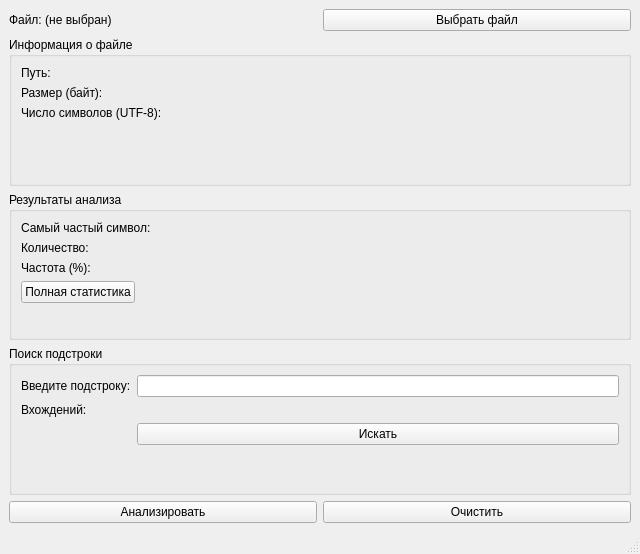
<?xml version="1.0" encoding="UTF-8"?>
<ui version="4.0">
 <class>MainWindow</class>
 <widget class="QMainWindow" name="MainWindow">
  <property name="geometry">
   <rect>
    <x>0</x>
    <y>0</y>
    <width>640</width>
    <height>554</height>
   </rect>
  </property>
  <property name="windowTitle">
   <string>Char Frequency Analyzer</string>
  </property>
  <widget class="QWidget" name="centralwidget">
   <layout class="QVBoxLayout" name="verticalLayout">
    <item>
     <layout class="QHBoxLayout" name="layoutSelectFile">
      <item>
       <widget class="QLabel" name="labelSelectedFile">
        <property name="text">
         <string>Файл: (не выбран)</string>
        </property>
       </widget>
      </item>
      <item>
       <widget class="QPushButton" name="btnSelectFile">
        <property name="text">
         <string>Выбрать файл</string>
        </property>
       </widget>
      </item>
     </layout>
    </item>
    <item>
     <widget class="QGroupBox" name="groupFileInfo">
      <property name="title">
       <string>Информация о файле</string>
      </property>
      <layout class="QFormLayout" name="formFileInfo">
       <item row="0" column="0">
        <widget class="QLabel" name="labelFilePath">
         <property name="text">
          <string>Путь:</string>
         </property>
        </widget>
       </item>
       <item row="0" column="1">
        <widget class="QLabel" name="valueFilePath"/>
       </item>
       <item row="1" column="0">
        <widget class="QLabel" name="labelFileSize">
         <property name="text">
          <string>Размер (байт):</string>
         </property>
        </widget>
       </item>
       <item row="1" column="1">
        <widget class="QLabel" name="valueFileSize"/>
       </item>
       <item row="2" column="0">
        <widget class="QLabel" name="labelCharCount">
         <property name="text">
          <string>Число символов (UTF-8):</string>
         </property>
        </widget>
       </item>
       <item row="2" column="1">
        <widget class="QLabel" name="valueCharCount"/>
       </item>
      </layout>
     </widget>
    </item>
    <item>
     <widget class="QGroupBox" name="groupAnalysis">
      <property name="title">
       <string>Результаты анализа</string>
      </property>
      <layout class="QFormLayout" name="formAnalysis">
       <item row="0" column="0">
        <widget class="QLabel" name="labelMostChar">
         <property name="text">
          <string>Самый частый символ:</string>
         </property>
        </widget>
       </item>
       <item row="0" column="1">
        <widget class="QLabel" name="valueMostChar"/>
       </item>
       <item row="1" column="0">
        <widget class="QLabel" name="labelMostCount">
         <property name="text">
          <string>Количество:</string>
         </property>
        </widget>
       </item>
       <item row="1" column="1">
        <widget class="QLabel" name="valueMostCount"/>
       </item>
       <item row="2" column="0">
        <widget class="QLabel" name="labelFrequency">
         <property name="text">
          <string>Частота (%):</string>
         </property>
        </widget>
       </item>
       <item row="2" column="1">
        <widget class="QLabel" name="valueFrequency"/>
       </item>
       <item row="3" column="0">
        <widget class="QPushButton" name="btnFullStats">
         <property name="text">
          <string>Полная статистика</string>
         </property>
        </widget>
       </item>
      </layout>
     </widget>
    </item>
    <item>
     <widget class="QGroupBox" name="groupSearch">
      <property name="title">
       <string>Поиск подстроки</string>
      </property>
      <layout class="QFormLayout" name="formSearch">
       <item row="0" column="0">
        <widget class="QLabel" name="labelSearch">
         <property name="text">
          <string>Введите подстроку:</string>
         </property>
        </widget>
       </item>
       <item row="0" column="1">
        <widget class="QLineEdit" name="editSearchString"/>
       </item>
       <item row="1" column="0">
        <widget class="QLabel" name="labelSearchResult">
         <property name="text">
          <string>Вхождений:</string>
         </property>
        </widget>
       </item>
       <item row="1" column="1">
        <widget class="QLabel" name="valueSearchResult"/>
       </item>
       <item row="2" column="1">
        <widget class="QPushButton" name="btnSearchString">
         <property name="text">
          <string>Искать</string>
         </property>
        </widget>
       </item>
      </layout>
     </widget>
    </item>
    <item>
     <layout class="QHBoxLayout" name="layoutBottomButtons">
      <item>
       <widget class="QPushButton" name="btnStartAnalysis">
        <property name="text">
         <string>Анализировать</string>
        </property>
       </widget>
      </item>
      <item>
       <widget class="QPushButton" name="btnClear">
        <property name="text">
         <string>Очистить</string>
        </property>
       </widget>
      </item>
     </layout>
    </item>
   </layout>
  </widget>
  <widget class="QMenuBar" name="menubar">
   <property name="geometry">
    <rect>
     <x>0</x>
     <y>0</y>
     <width>640</width>
     <height>25</height>
    </rect>
   </property>
  </widget>
  <widget class="QStatusBar" name="statusbar"/>
 </widget>
 <resources/>
 <connections/>
</ui>
